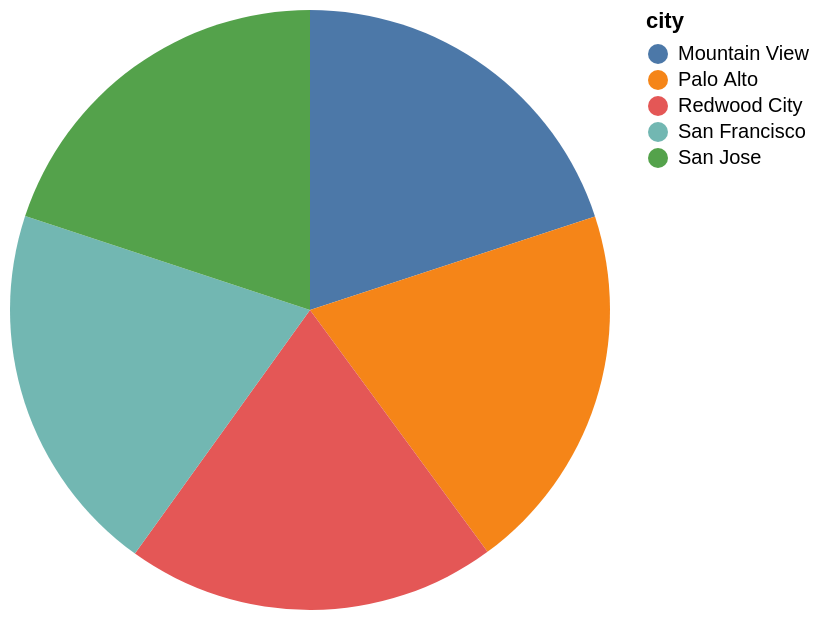

Source (Vega-Lite JSON):
### Vega-Lite specification from a JSON file in a GitHub repository (floating-point values rounded to 4 significant figures)
{"data": {"values": [{"x_data": "Mountain View", "y_data": 37.41}, {"x_data": "Palo Alto", "y_data": 37.45}, {"x_data": "Redwood City", "y_data": 37.49}, {"x_data": "San Francisco", "y_data": 37.8}, {"x_data": "San Jose", "y_data": 37.35}]}, "mark": "arc", "encoding": {"theta": {"field": "y_data", "type": "quantitative", "title": "max(lat)"}, "color": {"field": "x_data", "type": "nominal", "title": "city"}}}
